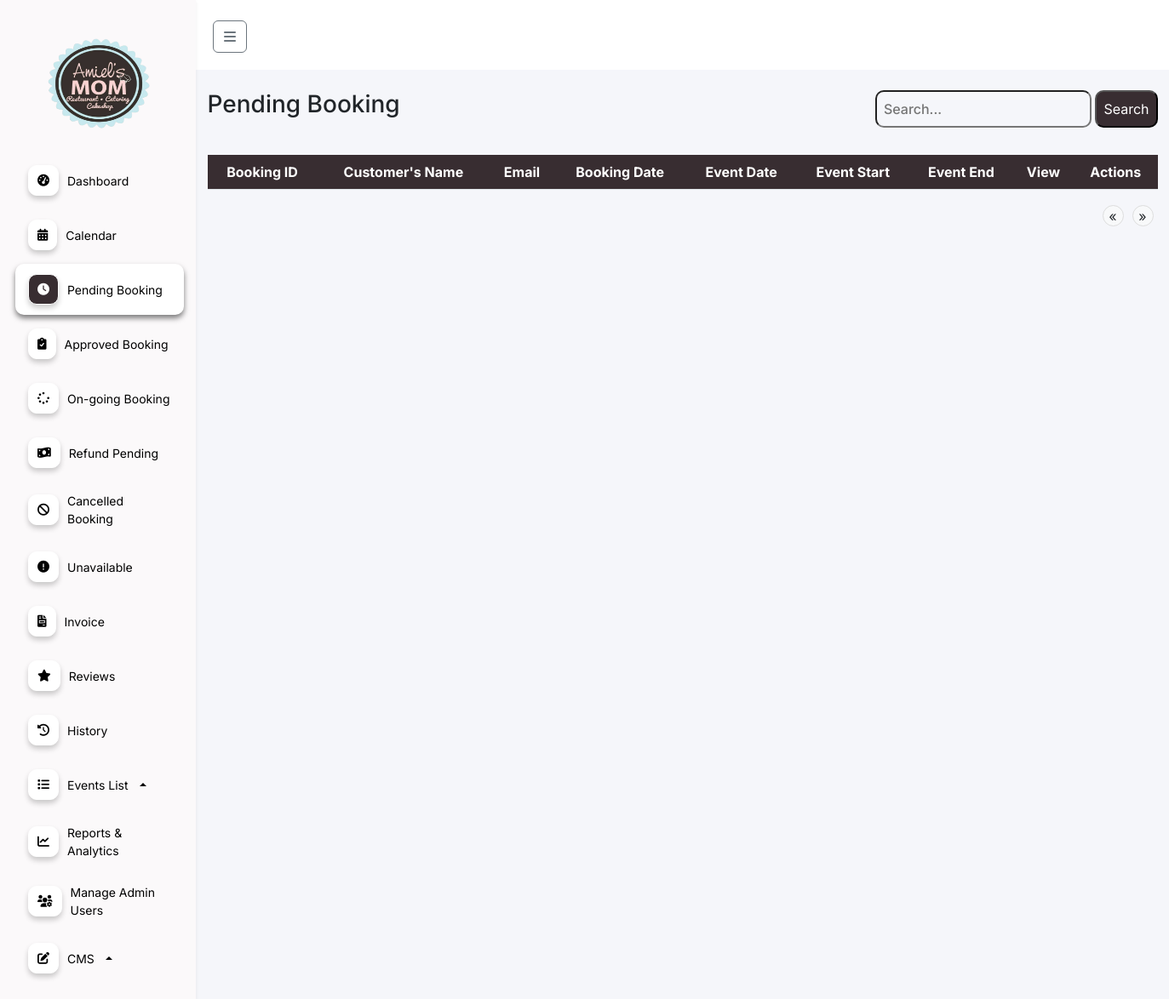
Before: /features/admin/web/pending.php (signed in) with the older database file.
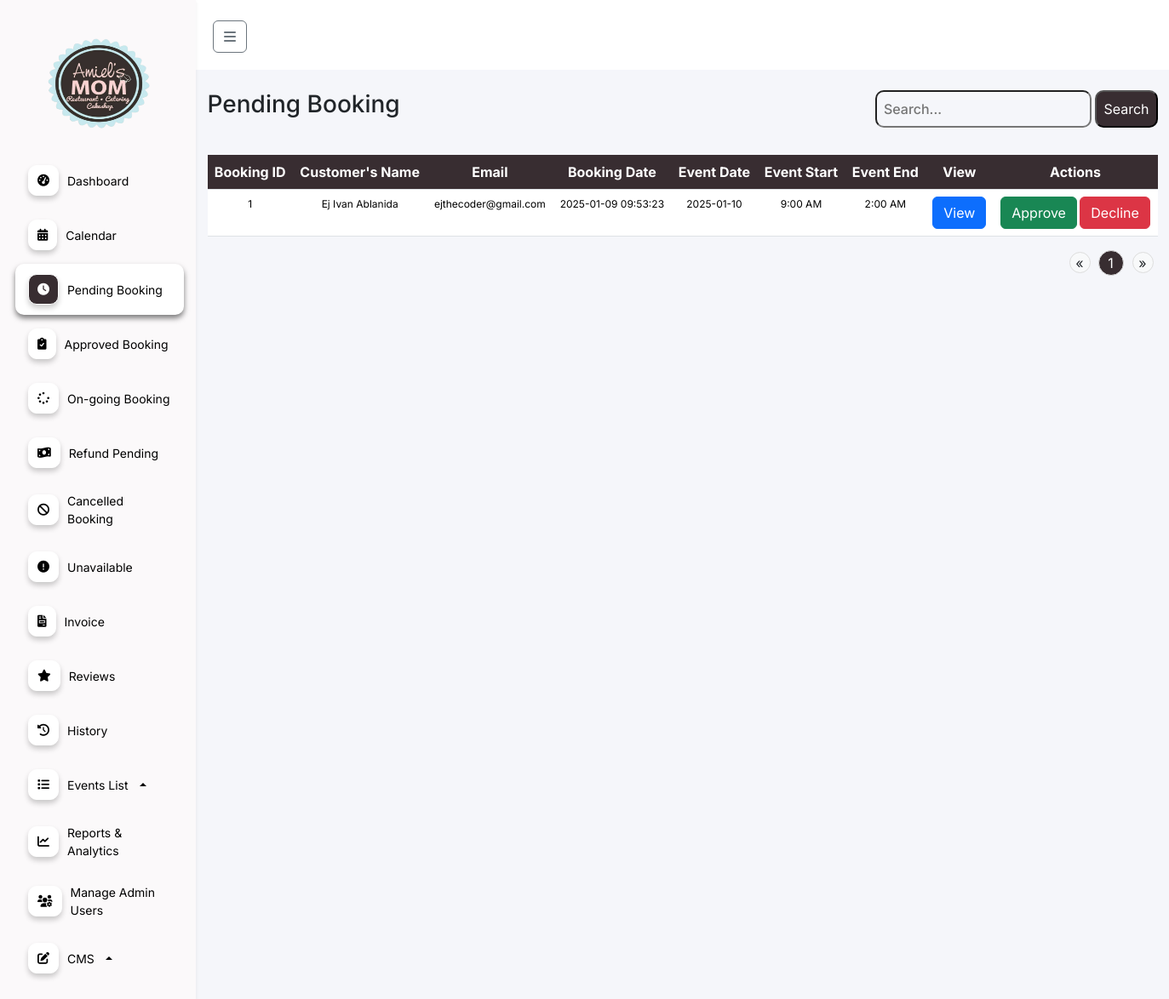
After: the same page with the newer database file.
### tables this page shows
CREATE TABLE `booking` (
  `id` int(11) NOT NULL,
  `status` enum('To-pay','Pending','Waiting','On-going','Finished','Cancel-pending','Cancel','Update-payment','resched') NOT NULL,
  `full_name` varchar(255) NOT NULL,
  `celebrants_name` varchar(255) DEFAULT NULL,
  `email` varchar(255) NOT NULL,
  `phone_number` varchar(15) DEFAULT NULL,
  `events_date` varchar(255) DEFAULT NULL,
  `guest_count` int(11) DEFAULT NULL,
  `event_duration` int(11) DEFAULT NULL,
  `event_starttime` int(11) DEFAULT NULL,
  `event_endtime` int(11) DEFAULT NULL,
  `event_type` varchar(255) DEFAULT NULL,
  `event_package` varchar(255) DEFAULT NULL,
  `event_options` text DEFAULT NULL,
  `cost` decimal(10,2) DEFAULT 0.00,
  `cancel_reason` text DEFAULT NULL,
  `payment_image` varchar(255) DEFAULT NULL,
  `reference_no` varchar(100) DEFAULT NULL,
  `payment_amount` decimal(10,2) NOT NULL,
  `status_paid` tinyint(1) DEFAULT 0,
  `beef_dish` varchar(255) DEFAULT NULL,
  `pork_dish` varchar(255) DEFAULT NULL,
  `chicken_dish` varchar(255) DEFAULT NULL,
  `pasta_dish` varchar(255) DEFAULT NULL,
  `dessert_dish` varchar(255) DEFAULT NULL,
  `fish_dish` varchar(255) DEFAULT NULL,
  `drinks_dish` varchar(255) DEFAULT NULL,
  `created_at` datetime DEFAULT current_timestamp(),
  `gcash_name` varchar(255) NOT NULL,
  `gcash_number` varchar(20) NOT NULL,
  `review_status` int(11) DEFAULT 0,
  `second_payment_amount` decimal(10,2) NOT NULL DEFAULT 0.00,
  `second_reference_no` int(11) DEFAULT NULL,
  `second_payment_image` varchar(255) DEFAULT NULL,
  `add_pax` int(11) NOT NULL DEFAULT 0,
  `corkage_fee` tinyint(1) NOT NULL DEFAULT 0,
  `theme` varchar(255) NOT NULL,
  `refund_status` enum('full-refund','half-refund','no-refund') DEFAULT NULL,
  `refunded_amount` decimal(10,2) DEFAULT 0.00,
  `cancel_time` timestamp NULL DEFAULT NULL,
  `add_extend` int(11) DEFAULT 0,
  `payment_method` varchar(10) DEFAULT NULL,
  `add_payment` decimal(10,2) DEFAULT 0.00
);

### features/admin/web/pending.php (the view, shortened to what the changed rows need)
<?php
    require '../../../db.php';
    $search = isset($_GET['search']) ? $_GET['search'] : '';
    $results_per_page = 10;
    $page = isset($_GET['page']) ? (int)$_GET['page'] : 1;
    $start_from = ($page - 1) * $results_per_page;
    $search_term = "%" . $search . "%";
    $total_query = "SELECT COUNT(*) FROM booking WHERE status IN ('Pending', 'to-pay') AND (full_name LIKE ? OR celebrants_name LIKE ? OR email LIKE ?)";
    $stmt = $conn->prepare($total_query);
    $stmt->bind_param("sss", $search_term, $search_term, $search_term);
    $stmt->execute();
    $total_result = $stmt->get_result();
    $total_row = $total_result->fetch_row();
    $total_bookings = $total_row[0];
    $total_pages = ceil($total_bookings / $results_per_page);
    $query = "SELECT * FROM booking WHERE status IN ('Pending', 'to-pay') AND (full_name LIKE ? OR celebrants_name LIKE ? OR email LIKE ?) LIMIT ?, ?";
    $stmt = $conn->prepare($query);
    $stmt->bind_param("ssiii", $search_term, $search_term, $search_term, $start_from, $results_per_page);
    $stmt->execute();
    $result = $stmt->get_result();
    function formatTime($hour) {
        if ($hour == 0) {
            return '12:00 AM';
        } elseif ($hour < 12) {
            return $hour . ':00 AM';
        } elseif ($hour == 12) {
            return '12:00 PM';
        } else {
            return ($hour - 12) . ':00 PM';
        }
    }
?>
<!DOCTYPE html>
<html lang="en">
<head>
    <link rel="stylesheet" href="https://cdnjs.cloudflare.com/ajax/libs/font-awesome/6.0.0-beta3/css/all.min.css">
    <link href="https://cdn.jsdelivr.net/npm/bootstrap@5.3.3/dist/css/bootstrap.min.css" rel="stylesheet"
>
    <link href="https://cdn.jsdelivr.net/npm/sweetalert2@11.5.0/dist/sweetalert2.min.css" rel="stylesheet">
    <link rel="stylesheet" href="../css/index.css">
</head>
<body>
    <div class="content flex-grow-1">
        <div class="container mt-4">
            <div class="table-responsive">
            <table class="table mt-4">
            <thead class="table-booking">
                    <tr>
                        <th scope="col">Booking ID</th>
                        <th scope="col">Customer's Name</th>
                        <th scope="col">Email</th>
                        <th scope="col">Booking Date</th>
                        <th scope="col">Event Date</th>
                        <th scope="col">Event Start</th>
                        <th scope="col">Event End</th>
                        <th scope="col">View</th>
                        <th scope="col">Actions</th>
                    </tr>
                </thead>
                <tbody>
                <?php
                        $id = 1;
                        while ($row = $result->fetch_assoc()): ?>
                            <tr>
                                <td><?php echo $id++; ?></td>
                                <td><?php echo htmlspecialchars($row['full_name']); ?></td>
                                <td><?php echo htmlspecialchars($row['email']); ?></td>
                                <td><?php echo htmlspecialchars($row['created_at']); ?></td>
                                <td><?php echo htmlspecialchars($row['events_date']); ?></td>
                                <td><?php echo formatTime(htmlspecialchars($row['event_starttime'])); ?></td>
                                <td><?php echo formatTime(htmlspecialchars($row['event_endtime'])); ?></td>
                                <td>
                                    <button class="btn btn-primary" data-bs-toggle="modal" data-bs-target="#viewModal<?php echo $row['id']; ?>">View</button>
                                </td>
                                <td>
                                    <form method="POST" action="../function/php/pending.php" style="display:inline;">
                                        <button type="submit" class="btn btn-success">Approve</button>
                                    </form>
                                    <form method="POST" action="../function/php/pending.php" style="display:inline;">
                                        <button type="submit" class="btn btn-danger">Decline</button>
                                    </form>
                                </td>
                            </tr>
                        <?php endwhile; ?>
                </tbody>
            </table>
                </div>
      <nav aria-label="Page navigation">
    <ul class="pagination d-flex justify-content-end">
        <?php for ($i = 1; $i <= $total_pages; $i++): ?>
            <li class="page-item <?php echo ($i == $page) ? 'active' : ''; ?>">
                <a class="page-link" href="?page=<?php echo $i; ?>&search=<?php echo urlencode($search); ?>"><?php echo $i; ?></a>
            </li>
        <?php endfor; ?>
    </ul>
</nav>
        </div>
</body>
</html>

Changed rows visible on the page:
added booking: full_name "Ej Ivan Ablanida", email "ejthecoder@gmail.com", created_at "2025-01-09 09:53:23", events_date "2025-01-10", event_starttime "9:00 AM", event_endtime "2:00 AM"
Other visible differences:
new list line: "1"
